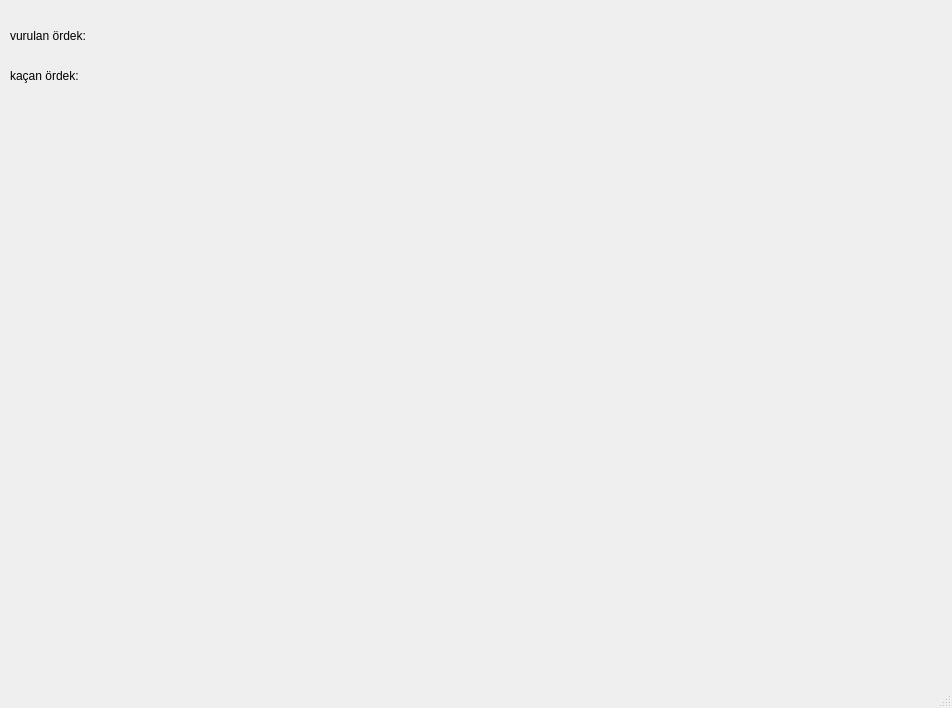
<?xml version="1.0" encoding="UTF-8"?>
<ui version="4.0">
 <class>MainWindow</class>
 <widget class="QMainWindow" name="MainWindow">
  <property name="geometry">
   <rect>
    <x>0</x>
    <y>0</y>
    <width>952</width>
    <height>708</height>
   </rect>
  </property>
  <property name="windowTitle">
   <string>MainWindow</string>
  </property>
  <property name="styleSheet">
   <string notr="true">background-image: url(:/res/Images/arkaPlan.png);</string>
  </property>
  <widget class="QWidget" name="centralwidget">
   <widget class="QLabel" name="hitLabel">
    <property name="geometry">
     <rect>
      <x>10</x>
      <y>20</y>
      <width>91</width>
      <height>31</height>
     </rect>
    </property>
    <property name="text">
     <string>vurulan ördek:</string>
    </property>
   </widget>
   <widget class="QLabel" name="remainingLabel">
    <property name="geometry">
     <rect>
      <x>10</x>
      <y>60</y>
      <width>91</width>
      <height>31</height>
     </rect>
    </property>
    <property name="text">
     <string>kaçan ördek:</string>
    </property>
   </widget>
  </widget>
  <widget class="QMenuBar" name="menubar">
   <property name="geometry">
    <rect>
     <x>0</x>
     <y>0</y>
     <width>952</width>
     <height>25</height>
    </rect>
   </property>
  </widget>
  <widget class="QStatusBar" name="statusbar"/>
 </widget>
 <resources/>
 <connections/>
</ui>
